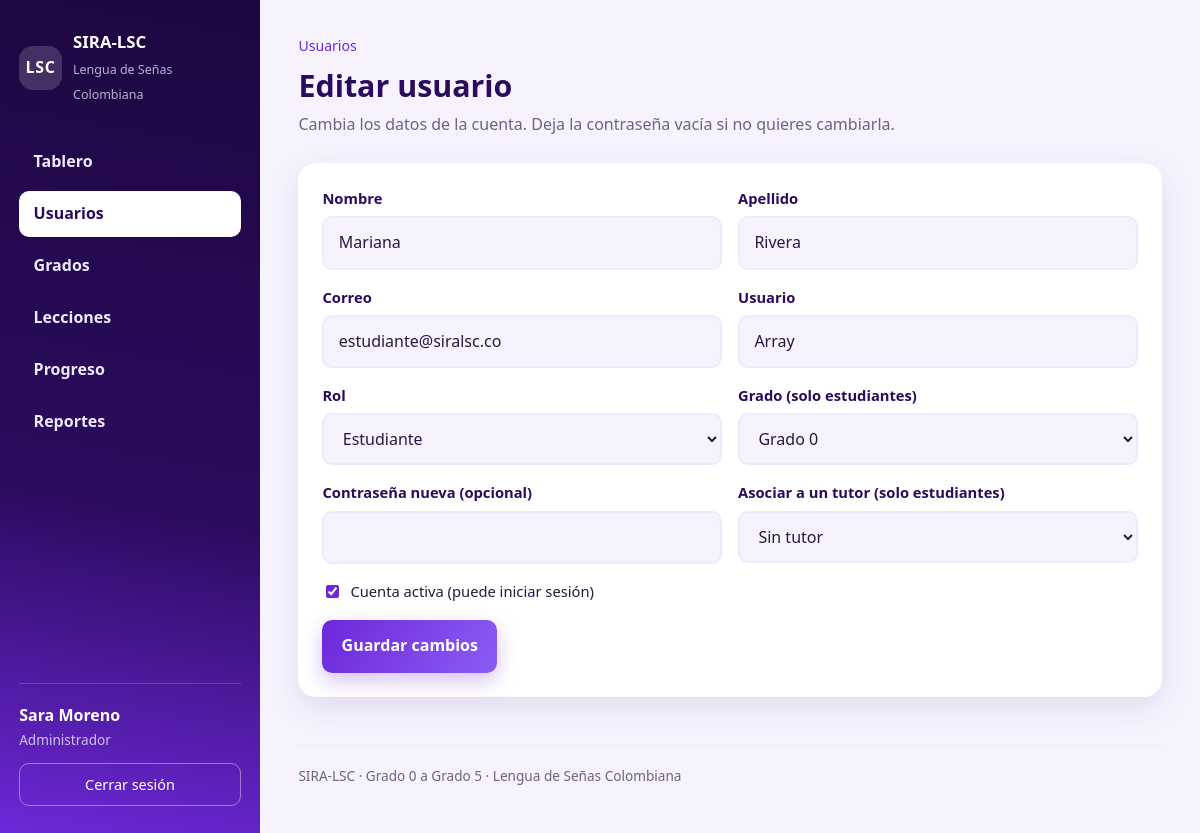
Screenshot of /index.php?ruta=admin/usuario&id=3 (signed in) with the database file from the repository.
### tables this page shows
CREATE TABLE usuarios (
    id_usuario     INT AUTO_INCREMENT PRIMARY KEY,
    nombre         VARCHAR(80)  NOT NULL,
    apellido       VARCHAR(80)  NOT NULL,
    correo         VARCHAR(150) NOT NULL UNIQUE,
    usuario        VARCHAR(50)  NOT NULL UNIQUE,
    contrasena     VARCHAR(255) NOT NULL,
    rol            ENUM('estudiante','tutor','administrador') NOT NULL DEFAULT 'estudiante',
    id_grado       INT          NULL,
    activo         TINYINT(1)   NOT NULL DEFAULT 1,
    fecha_registro DATETIME     NOT NULL DEFAULT CURRENT_TIMESTAMP,
    CONSTRAINT fk_usuarios_grado
        FOREIGN KEY (id_grado) REFERENCES grados(id_grado)
        ON DELETE SET NULL ON UPDATE CASCADE
);

CREATE TABLE grados (
    id_grado    INT AUTO_INCREMENT PRIMARY KEY,
    nombre      VARCHAR(50)  NOT NULL,
    descripcion VARCHAR(255) NOT NULL,
    orden       INT          NOT NULL DEFAULT 0
);

### config/funciones.php (called while the page is built, shortened)
<?php
function e($texto)
{
    return htmlspecialchars((string) $texto, ENT_QUOTES, 'UTF-8');
}
function url($ruta = 'inicio', $parametros = array())
{
    $destino = BASE_URL . 'index.php?ruta=' . urlencode($ruta);
    return $destino;
}
function vista($archivo, $datos = array())
{
    extract($datos, EXTR_SKIP);
    require RUTA_BASE . '/views/' . $archivo . '.php';
}
function rolActual()
{
    return isset($_SESSION['rol']) ? $_SESSION['rol'] : null;
}
function panelDe($rol)
{
    switch ($rol) {
        case 'administrador': return 'admin/inicio';
    }
}
function nombreRol($rol)
{
    $nombres = array(
        'estudiante'    => 'Estudiante',
        'tutor'         => 'Tutor',
        'administrador' => 'Administrador',
    );
    return isset($nombres[$rol]) ? $nombres[$rol] : $rol;
}

### controllers/AdministradorController.php (called while the page is built, shortened)
<?php
class AdministradorController
{
    private $modeloUsuario;
    private $modeloGrado;
    private $modeloTutor;
    public function __construct()
    {
        $this->modeloUsuario    = new Usuario();
        $this->modeloGrado      = new Grado();
        $this->modeloTutor      = new Tutor();
    }
    public function usuarioForm($errores = array(), $datos = array())
    {
        $idUsuario = isset($_GET['id']) ? (int) $_GET['id'] : 0;
        $usuario   = $idUsuario > 0 ? $this->modeloUsuario->obtenerPorId($idUsuario) : null;
        vista('administrador/usuario_form', array(
            'admin'   => $this->modeloUsuario->obtenerPorId($_SESSION['id_usuario']),
            'usuario' => $usuario,
            'grados'  => $this->modeloGrado->obtenerTodos(),
            'tutores' => $this->modeloTutor->listar(),
            'errores' => $errores,
            'datos'   => $datos,
        ));
    }
}

### models/Usuario.php (called while the page is built, shortened)
<?php
class Usuario
{
    private $db;
    public function __construct()
    {
        $this->db = Database::conexion();
    }
    public function obtenerPorId($idUsuario)
    {
        $sentencia = $this->db->prepare(
            'SELECT u.id_usuario, u.nombre, u.apellido, u.correo, u.usuario, u.rol,
                    u.id_grado, u.activo, u.fecha_registro,
                    g.nombre AS grado, g.descripcion AS grado_descripcion, g.orden AS grado_orden
             FROM usuarios u
             LEFT JOIN grados g ON g.id_grado = u.id_grado
             WHERE u.id_usuario = ?'
        );
        $sentencia->execute(array((int) $idUsuario));
        $fila = $sentencia->fetch();
        return $fila ? $fila : null;
    }
}

### config/Database.php (called while the page is built, shortened)
<?php
class Database
{
    private static $pdo = null;
    public static function conexion()
    {
        if (self::$pdo === null) {
            $dsn = 'mysql:host=' . DB_HOST . ';dbname=' . DB_NOMBRE . ';charset=utf8mb4';
            try {
                self::$pdo = new PDO($dsn, DB_USUARIO, DB_CLAVE, array(
                    PDO::ATTR_ERRMODE            => PDO::ERRMODE_EXCEPTION,
                    PDO::ATTR_DEFAULT_FETCH_MODE => PDO::FETCH_ASSOC,
                    PDO::ATTR_EMULATE_PREPARES   => false,
                ));
            } catch (PDOException $e) {
                self::mostrarError($e->getMessage());
            }
        }
        return self::$pdo;
    }
}

### models/Grado.php (called while the page is built, shortened)
<?php
class Grado
{
    private $db;
    public function __construct()
    {
        $this->db = Database::conexion();
    }
    public function obtenerTodos()
    {
        $sql = 'SELECT id_grado, nombre, descripcion, orden
                FROM grados
                ORDER BY orden ASC, id_grado ASC';
        return $this->db->query($sql)->fetchAll();
    }
}

### views/administrador/usuario_form.php (the view, shortened to what this page needs)
<?php
$edita   = isset($usuario) && $usuario;
$titulo  = $edita ? 'Editar usuario' : 'Crear usuario';
$activo  = 'usuarios';
$datos   = isset($datos) ? $datos : array();
$valor = function ($campo, $porDefecto = '') use ($datos, $usuario) {
    if (isset($datos[$campo]) && $datos[$campo] !== '') { return $datos[$campo]; }
    if ($usuario && isset($usuario[$campo]))            { return $usuario[$campo]; }
    return $porDefecto;
};
require RUTA_BASE . '/views/layouts/header.php';
?>
<p class="miga"><a href="<?php echo url('admin/usuarios'); ?>">Usuarios</a></p>
<header class="titular">
    <h1><?php echo e($titulo); ?></h1>
    <p><?php echo $edita
        ? 'Cambia los datos de la cuenta. Deja la contraseña vacía si no quieres cambiarla.'
        : 'Crea la cuenta de un estudiante, un tutor o un administrador.'; ?></p>
</header>
<section class="tarjeta-form">
    <form class="formulario" method="post" action="<?php echo url('admin/usuario/guardar'); ?>">
        <div class="fila-doble">
            <p class="campo">
                <label for="nombre">Nombre</label>
                <input type="text" id="nombre" name="nombre" value="<?php echo e($valor('nombre')); ?>" required>
            </p>
            <p class="campo">
                <label for="apellido">Apellido</label>
                <input type="text" id="apellido" name="apellido" value="<?php echo e($valor('apellido')); ?>" required>
            </p>
        </div>
        <div class="fila-doble">
            <p class="campo">
                <label for="correo">Correo</label>
                <input type="email" id="correo" name="correo" value="<?php echo e($valor('correo')); ?>" required>
            </p>
            <p class="campo">
                <label for="usuario">Usuario</label>
                <input type="text" id="usuario" name="usuario" value="<?php echo e($valor('usuario')); ?>" required>
            </p>
        </div>
        <div class="fila-doble">
            <p class="campo">
                <label for="rol">Rol</label>
                <?php $rolActualCampo = $valor('rol', 'estudiante'); ?>
                <select id="rol" name="rol" required>
                    <option value="estudiante"    <?php echo $rolActualCampo === 'estudiante' ? 'selected' : ''; ?>>Estudiante</option>
                </select>
            </p>
            <p class="campo">
                <label for="id_grado">Grado (solo estudiantes)</label>
                <select id="id_grado" name="id_grado">
                    <?php foreach ($grados as $grado): ?>
                        <option value="<?php echo (int) $grado['id_grado']; ?>"
                            <?php echo ((string) $valor('id_grado') === (string) $grado['id_grado']) ? 'selected' : ''; ?>>
                            <?php echo e($grado['nombre']); ?>
                        </option>
                    <?php endforeach; ?>
                </select>
            </p>
        </div>
        <div class="fila-doble">
            <p class="campo">
                <label for="contrasena"><?php echo $edita ? 'Contraseña nueva (opcional)' : 'Contraseña'; ?></label>
                <input type="password" id="contrasena" name="contrasena" <?php echo $edita ? '' : 'required minlength="6"'; ?>>
            </p>
            <p class="campo">
                <label for="id_tutor">Asociar a un tutor (solo estudiantes)</label>
                <select id="id_tutor" name="id_tutor">
                    <option value="0">Sin tutor</option>
                </select>
            </p>
        </div>
        <p class="campo campo-casilla">
            <label>
                <input type="checkbox" name="activo" value="1"
                    <?php echo (!$edita || (int) $usuario['activo'] === 1) ? 'checked' : ''; ?>>
                Cuenta activa (puede iniciar sesión)
            </label>
        </p>
        <button class="boton boton-corto" type="submit"><?php echo $edita ? 'Guardar cambios' : 'Crear usuario'; ?></button>
    </form>
</section>
<?php require RUTA_BASE . '/views/layouts/footer.php'; ?>

### views/layouts/header.php (shortened to what this page needs)
<?php
$titulo  = isset($titulo) ? $titulo : 'SIRA-LSC';
$activo  = isset($activo) ? $activo : '';
$sinMenu = isset($sinMenu) ? $sinMenu : false;
$rol     = rolActual();
$conectado = null;
$prioridad = array('estudiante', 'tutor', 'admin');
if ($rol === 'tutor')              { $prioridad = array('tutor', 'admin', 'estudiante'); }
elseif ($rol === 'administrador')  { $prioridad = array('admin', 'tutor', 'estudiante'); }
foreach ($prioridad as $posible) {
    if (isset($$posible) && is_array($$posible) && isset($$posible['nombre'])) {
        $conectado = $$posible;
        break;
    }
}
$menus = array(
    'estudiante' => array(
        'Inicio'       => array('estudiante/inicio',    'inicio'),
        'Mis cursos'   => array('estudiante/cursos',    'cursos'),
        'Mis lecciones'=> array('estudiante/lecciones', 'lecciones'),
        'Mi progreso'  => array('estudiante/progreso',  'progreso'),
        'Mi perfil'    => array('estudiante/perfil',    'perfil'),
    ),
    'tutor' => array(
        'Inicio'           => array('tutor/inicio',      'inicio'),
        'Mis estudiantes'  => array('tutor/estudiantes', 'estudiantes'),
        'Mi perfil'        => array('tutor/perfil',      'perfil'),
    ),
    'administrador' => array(
        'Tablero'   => array('admin/inicio',    'inicio'),
        'Usuarios'  => array('admin/usuarios',  'usuarios'),
        'Grados'    => array('admin/grados',    'grados'),
        'Lecciones' => array('admin/lecciones', 'lecciones'),
        'Progreso'  => array('admin/progreso',  'progreso'),
        'Reportes'   => array('admin/reportes',  'reportes'),
    ),
);
$menu = isset($menus[$rol]) ? $menus[$rol] : array();
?>
<!DOCTYPE html>
<html lang="es">
<head>
    <link rel="stylesheet" href="<?php echo BASE_URL; ?>css/estilos.css">
</head>
<body class="<?php echo $sinMenu ? 'cuerpo-acceso' : 'cuerpo-panel'; ?>">
<?php if ($sinMenu): ?>
<main class="acceso">
<?php else: ?>
<div class="aplicacion">
    <nav class="menu-lateral">
        <a class="marca" href="<?php echo url(panelDe($rol)); ?>">
            <span class="marca-sigla">LSC</span>
            <span class="marca-texto">
                <strong>SIRA-LSC</strong>
                <small>Lengua de Señas Colombiana</small>
            </span>
        </a>
        <ul class="menu">
            <?php foreach ($menu as $etiqueta => $destino): ?>
                <li>
                    <a href="<?php echo url($destino[0]); ?>"
                       class="<?php echo $activo === $destino[1] ? 'activo' : ''; ?>">
                        <?php echo e($etiqueta); ?>
                    </a>
                </li>
            <?php endforeach; ?>
        </ul>
        <div class="menu-pie">
            <?php if ($conectado): ?>
                <p class="menu-nombre"><?php echo e($conectado['nombre'] . ' ' . $conectado['apellido']); ?></p>
                <p class="menu-grado">
                    <?php
                    echo e(nombreRol($rol));
                    ?>
                </p>
            <?php endif; ?>
            <a class="boton-salir" href="<?php echo url('salir'); ?>">Cerrar sesión</a>
        </div>
    </nav>
    <main class="contenido">
<?php endif; ?>

### css/estilos.css (style rules this page uses)
:root { --morado-oscuro: #2b0b5e; --morado-noche: #1d0740; --morado: #6d28d9; --morado-claro: #8b5cf6; --lavanda: #ede9fe; --lavanda-suave: #f6f3ff; --blanco: #ffffff; --tinta: #241a3d; --gris: #6c6383; --exito: #1f7a5a; --error: #b3204a; --radio: 18px; --radio-mini: 10px; --sombra: 0 10px 30px rgba(45, 12, 96, .10); --sombra-alta: 0 18px 44px rgba(45, 12, 96, .20); }
* { box-sizing: border-box; }
html { -webkit-text-size-adjust: 100%; }
body { margin: 0; font-family: "Segoe UI", "Trebuchet MS", system-ui, -apple-system, Arial, sans-serif; color: var(--tinta); line-height: 1.6; background: var(--lavanda-suave); }
h1, h2, h3 { line-height: 1.25; margin: 0 0 .4rem; font-weight: 700; }
h1 { font-size: 1.9rem; }
p { margin: 0 0 .8rem; }
a { color: var(--morado); text-decoration: none; }
.formulario { margin: 0; }
.campo { display: block; margin: 0 0 1rem; }
.campo label { display: block; margin-bottom: .35rem; font-size: .92rem; font-weight: 600; color: var(--morado-oscuro); }
.campo input, .campo select { width: 100%; padding: .75rem .9rem; font: inherit; color: var(--tinta); background: var(--lavanda-suave); border: 2px solid var(--lavanda); border-radius: var(--radio-mini); transition: border-color .15s ease, background-color .15s ease; }
.fila-doble { display: grid; grid-template-columns: 1fr 1fr; gap: 0 1rem; }
.boton { display: inline-block; width: 100%; padding: .85rem 1.2rem; font: inherit; font-weight: 700; color: var(--blanco); background: linear-gradient(120deg, var(--morado) 0%, var(--morado-claro) 100%); border: none; border-radius: var(--radio-mini); cursor: pointer; text-align: center; box-shadow: 0 8px 20px rgba(109, 40, 217, .28); transition: transform .18s ease, box-shadow .18s ease, background .18s ease; }
.aplicacion { display: flex; min-height: 100vh; }
.menu-lateral { width: 260px; flex-shrink: 0; padding: 1.8rem 1.2rem; background: linear-gradient(190deg, var(--morado-noche) 0%, var(--morado-oscuro) 60%, var(--morado) 100%); color: var(--lavanda); display: flex; flex-direction: column; }
.marca { display: flex; align-items: center; gap: .7rem; margin-bottom: 2rem; color: var(--blanco); }
.marca-sigla { display: grid; place-items: center; width: 44px; height: 44px; border-radius: 14px; background: rgba(255, 255, 255, .16); font-weight: 700; letter-spacing: .04em; }
.marca-texto strong { display: block; font-size: 1.05rem; }
.marca-texto small { color: rgba(237, 233, 254, .75); font-size: .78rem; }
.menu { list-style: none; margin: 0; padding: 0; flex: 1; }
.menu li { margin-bottom: .35rem; }
.menu a { display: block; padding: .65rem .9rem; border-radius: var(--radio-mini); color: var(--lavanda); font-weight: 600; }
.menu a.activo { background: var(--blanco); color: var(--morado-oscuro); }
.menu-pie { margin-top: 1.5rem; padding-top: 1.2rem; border-top: 1px solid rgba(255, 255, 255, .18); }
.menu-nombre { margin: 0; font-weight: 700; color: var(--blanco); }
.menu-grado { margin: 0 0 .8rem; font-size: .85rem; color: rgba(237, 233, 254, .8); }
.boton-salir { display: block; padding: .55rem .9rem; text-align: center; border: 1px solid rgba(255, 255, 255, .4); border-radius: var(--radio-mini); color: var(--blanco); font-size: .9rem; }
.contenido { flex: 1; min-width: 0; padding: 2.2rem 2.4rem 3rem; }
.titular { margin-bottom: 1.6rem; }
.titular h1 { color: var(--morado-oscuro); }
.titular p { color: var(--gris); margin: 0; }
.miga { font-size: .88rem; color: var(--gris); margin-bottom: .6rem; }
.tarjeta-form { padding: 1.5rem; background: var(--blanco); border-radius: var(--radio); box-shadow: var(--sombra); }
.tarjeta-form .boton { width: auto; }
.boton-corto { width: auto; }
.campo-casilla label { display: flex; align-items: center; gap: .5rem; font-weight: 500; color: var(--tinta); }
.campo-casilla input { width: auto; accent-color: var(--morado); }

### rows the page displays
usuarios: nombre+apellido "Sara Moreno"
usuarios: nombre "Mariana", apellido "Rivera", correo "estudiante@siralsc.co", rol "Estudiante", id_grado "Grado 0", activo "☑"

### other values shown
$etiqueta "Tablero"
$etiqueta "Usuarios"
$etiqueta "Grados"
$etiqueta "Lecciones"
$etiqueta "Progreso"
$etiqueta "Reportes"
nombreRol($rol) "Administrador"
$titulo "Editar usuario"
